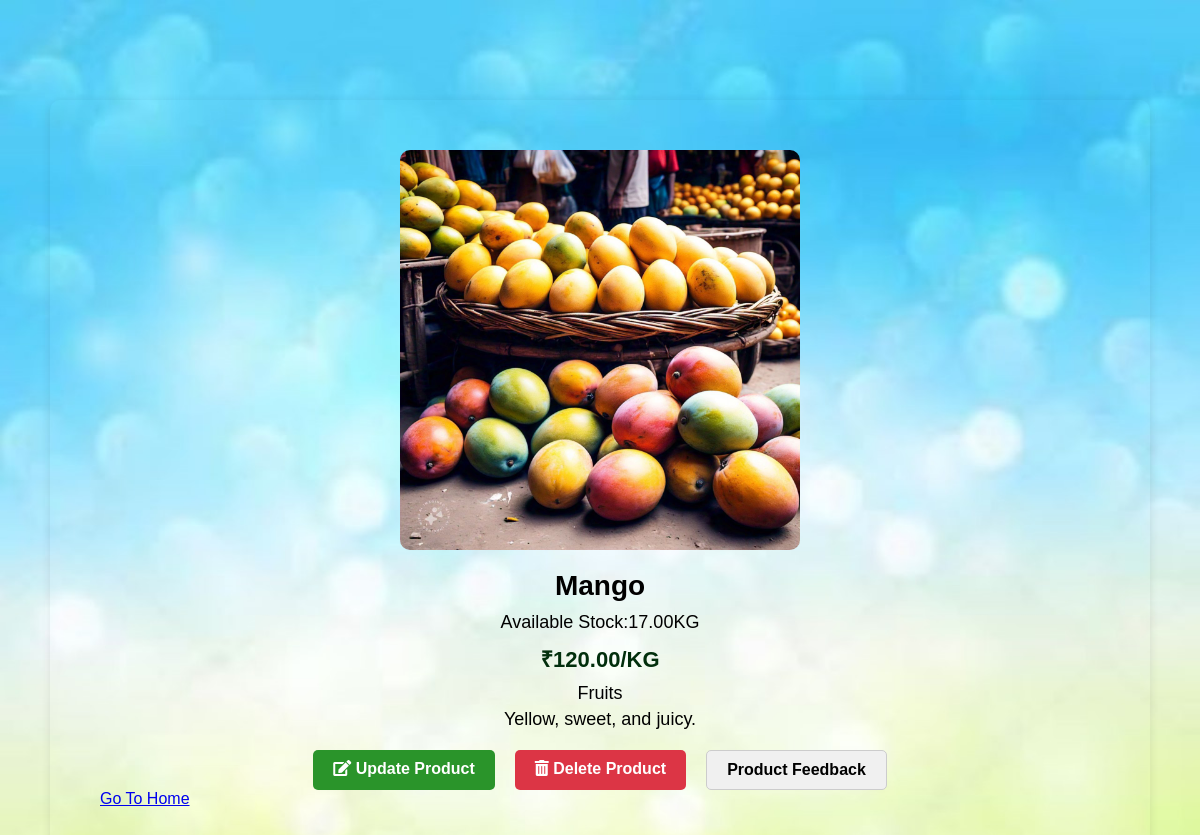
The page /farmers/products/2/ on the database its author committed.
### farmers/models/products.py (models this page shows, shortened)
class Product(models.Model):
    farmer = models.ForeignKey(Farmer, on_delete=models.CASCADE, related_name='products')
    category = models.ForeignKey(Category, on_delete=models.CASCADE, default=1)
    name = models.CharField(max_length=100)
    price = models.DecimalField(max_digits=10, decimal_places=2)
    description = models.TextField()
    image = models.ImageField(upload_to='uploads/products/')
    quantity=models.DecimalField(max_digits=20, decimal_places=2)

### farmers/models/categories.py (models this page shows, shortened)
class Category(models.Model):
    name = models.CharField(max_length=20)
    def __str__(self):
        return self.name

### farmers/views.py (the view)
# urls.py: path('products/<int:product_id>/',view_product, name='view_product'),
def view_product(request,product_id):
    if product_id:
        product = get_object_or_404(Product, id=product_id)
        farmer_id = product.farmer.id
        return render(request, 'view_product.html', {'product_id': product_id,'product':product, 'farmer_id':farmer_id})

### farmers/templates/view_product.html (shortened to what this page needs)
{% load static %}
<!DOCTYPE html>
<html lang="en">
<head>
    <link rel="stylesheet" href="https://cdnjs.cloudflare.com/ajax/libs/font-awesome/5.15.4/css/all.min.css">
</head>
<body>
    <div class="container">
        <img src="{{product.image.url}}" alt="Product Image" class="product-image">
        <div class="product-details">
            <h1>{{product.name}}</h1>
            <p>Available Stock:{{product.quantity}}KG</p>
            <p class="price">₹{{product.price}}/KG</p>
            <p>{{product.category}}</p>
            <p>{{product.description}}</p>
        </div>
        <div class="buttons">
            {% if product.id %}
               <a href="{% url 'update_product' product.id %}" class="update"><i class="fas fa-edit"></i> Update Product</a>
            {% else %}
               <p>Product not available for editing.</p>
            {% endif %}
            <a class="delete" href="{% url 'delete_product' product.id %}"><i class="fas fa-trash-alt"></i> Delete Product</a>
            <a href="{% url 'product_feedback' product.id %}" style="text-decoration: none; color: black; padding: 10px 20px; background-color: #f0f0f0; border: 1px solid #ccc; border-radius: 5px; display: inline-block;">Product Feedback</a>
        </div>
        <a href="{% url 'farmer_dashboard' id=farmer_id %}"> Go To Home</a>
    </div>
</body>
</html>

### rows shown on the page
Product: image (picture), name "Mango", quantity "17.00", price "120.00", category "Fruits", description "Yellow, sweet, and juicy."
